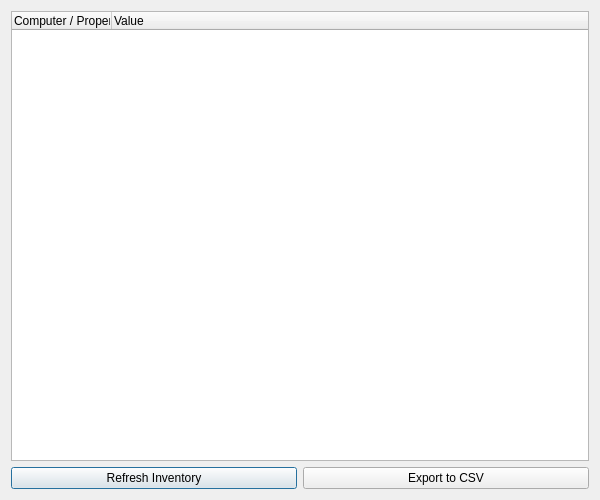
<?xml version="1.0" encoding="UTF-8"?>
<ui version="4.0">
 <class>InventoryMasterDialog</class>
 <widget class="QDialog" name="InventoryMasterDialog">
  <property name="geometry">
   <rect>
    <x>0</x>
    <y>0</y>
    <width>600</width>
    <height>500</height>
   </rect>
  </property>
  <property name="windowTitle">
   <string>System Inventory</string>
  </property>
  <layout class="QVBoxLayout" name="verticalLayout">
   <item>
    <widget class="QTreeWidget" name="inventoryTree">
     <column>
      <property name="text">
       <string>Computer / Property</string>
      </property>
     </column>
     <column>
      <property name="text">
       <string>Value</string>
      </property>
     </column>
    </widget>
   </item>
   <item>
    <layout class="QHBoxLayout" name="horizontalLayout">
     <item>
      <widget class="QPushButton" name="refreshButton">
       <property name="text">
        <string>Refresh Inventory</string>
       </property>
      </widget>
     </item>
     <item>
      <widget class="QPushButton" name="exportButton">
       <property name="text">
        <string>Export to CSV</string>
       </property>
      </widget>
     </item>
    </layout>
   </item>
  </layout>
 </widget>
 <resources/>
 <connections/>
</ui>
